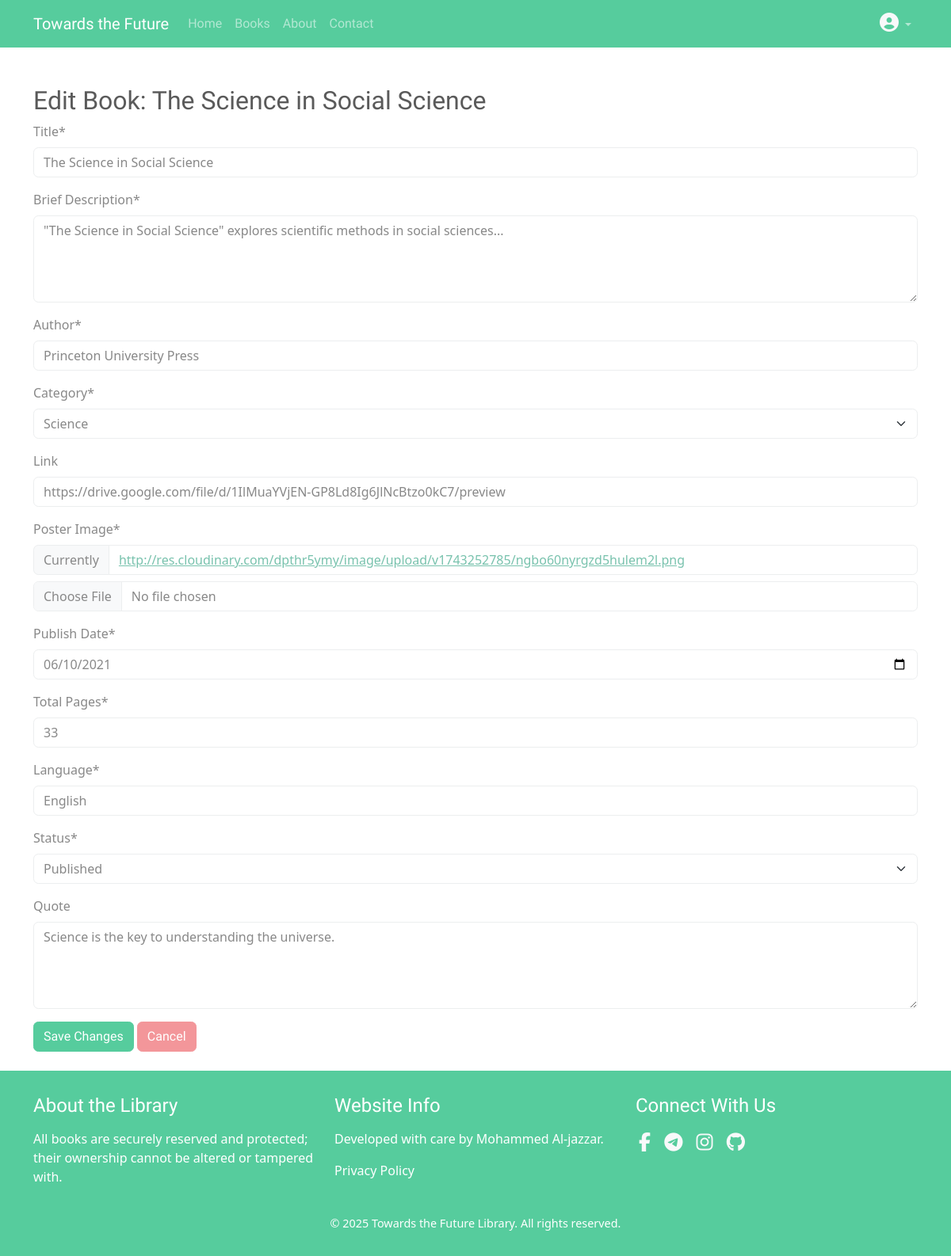
The app's page /edit-book/2/ (signed in) with its own data.
### library/models.py (models this page shows, shortened)
class Book(models.Model):
    STATUS = [
        ('draft', 'Draft'),
        ('published', 'Published'),
    ]
    title = models.CharField(max_length=255, verbose_name="Title")
    description = models.TextField(verbose_name="Brief Description")
    author = models.CharField(max_length=255, verbose_name="Author")
    category = models.ForeignKey('Category', on_delete=models.CASCADE, verbose_name="Category", related_name="categories")  # تعديل هنا
    link = models.URLField(blank=True, null=True, verbose_name="Link")
    poster_image = models.ImageField(upload_to='books/posters/', verbose_name="Poster Image")
    publish_date = models.DateField(verbose_name="Publish Date")
    added_by = models.ForeignKey(settings.AUTH_USER_MODEL, on_delete=models.CASCADE, verbose_name="Added By")
    total_pages = models.PositiveIntegerField(verbose_name="Total Pages")
    language = models.CharField(max_length=50, verbose_name="Language")
    status = models.CharField(max_length=20, choices=STATUS, default='pending', verbose_name="Status")
    views_count = models.PositiveIntegerField(default=0, verbose_name="Views Count")
    quote = models.TextField(blank=True, null=True, verbose_name="Quote")
    download_count = models.PositiveIntegerField(default=0, verbose_name="Download Count")
    class Meta:
        verbose_name = "Book"
        verbose_name_plural = "Books"

### library/views.py (the view)
# urls.py: path('edit-book/<int:book_id>/', views.edit_book, name='edit_book'),
@staff_member_required
def edit_book(request, book_id):
    book = get_object_or_404(Book, id=book_id)
    if request.method == "POST":
        form = BookForm(request.POST, request.FILES, instance=book)
        if form.is_valid():
            if 'poster_image' in request.FILES:
                upload_result = cloudinary.uploader.upload(
                    request.FILES['poster_image'],
                    folder='books/posters/',
                    overwrite=True,
                    invalidate=True
                )
                book.poster_image = upload_result['secure_url']
            form.save()
            messages.success(request, "The book updated successfully!")
            return redirect('library:admin_dashboard')
        else:
            messages.error(request, "An error occurred in the form. Check the data.")
            print(form.errors)
    else:
        form = BookForm(instance=book)
    return render(request, 'edit_book.html', {'form': form, 'book': book})

### library/forms.py
class BookForm(forms.ModelForm):
    class Meta:
        model = Book
        fields = ['title', 'description', 'author', 'category', 'link', 'poster_image', 'publish_date', 'total_pages', 'language', 'status']

### library/models.py (called while the page is built)
    def __str__(self):
        return self.name

### library/templates/edit_book.html (shortened to what this page needs)
{% extends 'base.html' %}
{% load crispy_forms_tags %}
{% block content %}
<div class="container mt-5 mb-4">
    <h2>Edit Book: {{ book.title }}</h2>
    <form method="POST" enctype="multipart/form-data">
        {{ form|crispy }}
        <button type="submit" class="btn btn-success">Save Changes</button>
        <a href="{% url 'library:admin_dashboard' %}" class="btn btn-secondary">Cancel</a>
    </form>
</div>
{% endblock %}

### templates/base.html (shortened to what this page needs)
{%load static%}
<!DOCTYPE html>
<html lang="en">
<head>
    <link rel="stylesheet" href="https://cdnjs.cloudflare.com/ajax/libs/font-awesome/6.0.0-beta3/css/all.min.css">
    <link rel="stylesheet" href="https://cdnjs.cloudflare.com/ajax/libs/font-awesome/4.7.0/css/font-awesome.min.css">
    <link rel="stylesheet" href="{% static 'css/bootstrap.min1.css'%}">
</head>
<body >
    {%block navbar%}
        {% include "includes/navbar.html" %}
    {%endblock%}
    <div class="">
        {% block content %}
        {% endblock %}
    </div>
    {%block footer%}
    {% include "includes/footer.html" %}
    {%endblock footer%}
    </body>
</html>

### templates/includes/navbar.html (shortened to what this page needs)
<nav class="navbar navbar-expand-sm navbar-dark bg-success" style="position: sticky; top: 0;left: 0; width: 100%;z-index: 99999;">
    <div class="container">
        <a class="navbar-brand" href="{% url 'library:home'%}">Towards the Future</a>
        <div class="collapse navbar-collapse" id="navbarNav">
            <ul class="navbar-nav me-auto">
                <li class="nav-item">
                    <a href="{% url 'library:home'%}" class="nav-link">Home</a>
                </li>
                <li class="nav-item">
                    <a href="{% url 'library:books'%}" class="nav-link">Books</a>
                </li>
                <li class="nav-item">
                    <a href="{% url 'library:about'%}" class="nav-link">About</a>
                </li>
                <li class="nav-item">
                    <a href="#contact_us" class="nav-link">Contact</a>
                </li>
            </ul>
            <ul class="navbar-nav ml-auto">
                {% if user.is_authenticated %}
                <li class="nav-item dropdown">
                    <a class="nav-link dropdown-toggle" href="#" id="navbarDropdownMenuLink" role="button" data-bs-toggle="dropdown" aria-haspopup="true" aria-expanded="false">
                      <i class="fa fa-user-circle text-light" style="font-size:x-large;"></i>
                    </a>
                </li>
                {% endif %}
            </ul>
        </div>
    </div>
</nav>

### templates/includes/footer.html
<footer class="bg-success text-light">
    <div class="container">
        <div class="footer-content">
            <div class="row">
                <div class="col-12 col-lg-4">
                    <div class="footer-section ">
                        <h4>About the Library</h4>
                        <p>All books are securely reserved and protected; their ownership cannot be altered or tampered with.</p>
                    </div>
                </div>
                <div class="col-12 col-lg-4">
                    <div class="footer-section">
                        <h4>Website Info</h4>
                        <p>Developed with care by Mohammed Al-jazzar.</p>
                        <ul>
                            <li><a href="{% url 'accounts:privacy_policy'%}">Privacy Policy</a></li>
                        </ul>
                    </div>
                </div>
                <div class="col-12 col-lg-4">
                    <div class="footer-section">
                        <h4>Connect With Us</h4>
                        <div class="social-icons">
                            <a href="https://www.facebook.com/mohammed.ibrahimja" target="_blank"><i class="fa fa-facebook text-light p-1" style=" font-size: 24px;"></i></a>
                            <a href="https://t.me/+970598048284" target="_blank"><i class="fa fa-telegram text-light p-1" style="font-size: 24px;margin-left: 5px;"></i></a>
                            <a href="https://www.instagram.com/mohammed_aljazzar03/" target="_blank"><i class="fa fa-instagram text-light p-1" style=" font-size: 24px; margin-left: 5px;"></i></a>
                            <a href="https://github.com/Mohammed-Aljazzar/" target="_blank"><i class="fa fa-github text-light p-1" style=" font-size: 24px; margin-left: 5px;"></i></a>
                        </div>
                    </div>
                </div>
            </div>
        </div>
        <div class="copyright">
            © 2025 Towards the Future Library. All rights reserved.
        </div>
    </div>
</footer>

### templates/base.html (style rules this page uses)
footer { color: #fff; padding: 30px 0; }
.footer-content { display: flex; flex-wrap: wrap; justify-content: space-between; color: #fff; }
.footer-section { flex: 1; margin-right: 20px; color: #fff; }
.footer-section:last-child { margin-right: 0; color: #fff; }
.footer-section h4 { margin-bottom: 15px; color: #fff; }
.footer-section ul { list-style: none; padding: 0; color: #fff; }
.footer-section ul li { margin-bottom: 10px; color: #fff; }
.footer-section li a { text-decoration: none; transition: color 0.3s ease; color: #fff; }
.copyright { text-align: center; margin-top: 20px; font-size: 0.9em; color: #fff; }

### records on screen
Book: title "The Science in Social Science", description "\"The Science in Social Science\" explores scientific methods in social sciences...", author "Princeton University Press", category "Science", link "https://drive.google.com/file/d/1IlMuaYVjEN-GP8Ld8Ig6JlNcBtzo0kC7/preview", publish_date "06/10/2021", total_pages "33", language "English", status "Published", quote "Science is the key to understanding the universe."
